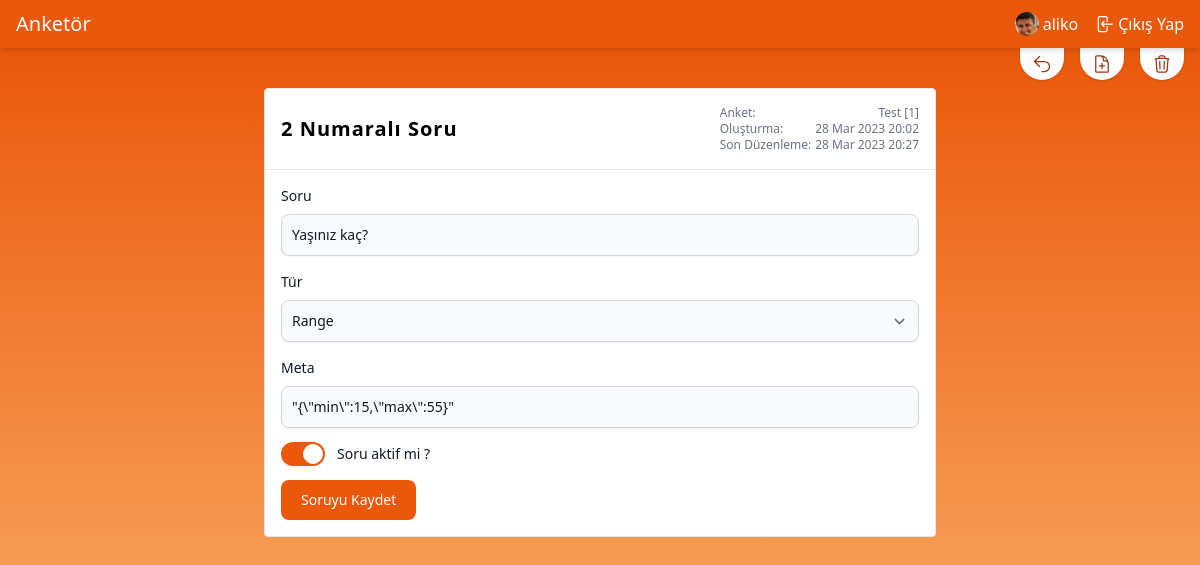
/polls/1/question/2/update (signed in), run on the app's committed database.
### apps/account/models.py (models this page shows, shortened)
class User(AbstractBaseUser, PermissionsMixin):
    email = models.EmailField(max_length=254, unique=True)
    name = models.CharField(max_length=254, null=True, blank=True)
    is_staff = models.BooleanField(default=False)
    is_superuser = models.BooleanField(default=False)
    is_active = models.BooleanField(default=True)
    last_login = models.DateTimeField(null=True, blank=True)
    date_joined = models.DateTimeField(auto_now_add=True)
    USERNAME_FIELD = 'email'
    EMAIL_FIELD = 'email'
    REQUIRED_FIELDS = ["name"]
    objects = UserManager()
    class Meta:
        verbose_name = "Kullanıcı"
        verbose_name_plural = "Kullanıcılar"

class Profile(models.Model):
    user = models.OneToOneField(User, on_delete=models.CASCADE)
    image = models.ImageField(default='profile_pictures/def_profile.jpg', upload_to='profile_pictures')
    class Meta:
        verbose_name = "Profil"
        verbose_name_plural = "Profiller"

### apps/poll/models.py (models this page shows, shortened)
class PollQuestion(models.Model):
    poll = models.ForeignKey(
        Poll,
        on_delete=models.CASCADE,
        null=True,
        blank=True
    )
    type = models.CharField(max_length=5, choices=PollQuestionChoices.get_choices(),
        default=PollQuestionChoices.get_default()
    )
    content = models.TextField()
    meta = models.CharField(null=True, blank=True, max_length=1024, default="{}")
    is_active = models.BooleanField(default=False)
    created_at = models.DateTimeField(auto_now_add=True)
    updated_at = models.DateTimeField(auto_now=True)
    def get_meta_data(self):
        return loads(self.meta)
    def set_meta_data(self, data):
        self.meta = dumps(data or "{}")
    meta_data = property(get_meta_data, set_meta_data)
    class Meta:
        ordering = ["-id"]
        verbose_name = "Anket Soruları"
        verbose_name_plural = "Anket Soruları"
        db_table = "poll_question"

class Poll(models.Model):
    author = models.ForeignKey(
        settings.AUTH_USER_MODEL,
        on_delete=models.CASCADE,
        null=True,
        blank=True
    )
    title = models.CharField(max_length=255)
    slug = models.SlugField(editable=False, null=True, blank=True, unique=True, db_index=True)
    meta_title = models.CharField(max_length=100, null=True, blank=True)
    tags = models.TextField(null=True, blank=True)
    description = models.TextField(null=True, blank=True)
    is_active = models.BooleanField(default=False)
    is_private = models.BooleanField(default=False)
    starts_at = models.DateTimeField(null=True, blank=True,
        help_text="date and time at which the poll open up for voting"
    )
    ends_at = models.DateTimeField(null=True, blank=True,
        help_text="date and time at which the poll closes for voting"
    )
    created_at = models.DateTimeField(auto_now_add=True)
    updated_at = models.DateTimeField(auto_now=True)
    class Meta:
        ordering = ["-id"]
        verbose_name = "Anket"
        verbose_name_plural = "Anketler"
        db_table = "poll"

### apps/poll/views.py (the view, shortened to what this page needs)
# urls.py: path("<int:poll_id>/question/<int:pk>/update", UpdatePollQuestion.as_view(), name="poll.question.update"),
class UpdatePollQuestion(LoginRequiredMixin, View):
    template_name = "poll/question/update.html"
    def get(self, request, pk, poll_id):
        poll_object = get_object_or_404(Poll, pk=poll_id, author=self.request.user)
        question_object = get_object_or_404(PollQuestion, pk=pk, poll_id=poll_object.id)
        return render(request, self.template_name,
            {"question": question_object, "type_choices": PollQuestionChoices.get_choices()}
        )

### apps/poll/utils.py (called while the page is built)
    @classmethod
    def get_choices(cls):
        return cls.CHOICES

### apps/poll/templates/poll/question/update.html (shortened to what this page needs)
{% extends "base.html" %}
{% block content %}
  <section id="updateQuestion" class="from-orange-600 to-orange-300 bg-gradient-to-b">
    <div class="absolute flex right-0 space-x-4 px-4">
      <div>
        <a href="{% url "poll.question.create" poll_id=question.poll.id %}" title="Geri dön"
           class="flex bg-white rounded-b-full px-3 p-1.5 hover:py-3 transition-[padding] shadow">
          <svg xmlns="http://www.w3.org/2000/svg" fill="none" viewBox="0 0 24 24" stroke-width="1.5"
               stroke="currentColor"
               class="w-5 h-5 stroke-orange-800">
            <path stroke-linecap="round" stroke-linejoin="round" d="M9 15L3 9m0 0l6-6M3 9h12a6 6 0 010 12h-3"></path>
          </svg>
        </a>
      </div>
      <div>
        <a href="{% url "poll.answer.create" poll_id=question.poll.id question_id=question.id %}"
           class="flex bg-white rounded-b-full px-3 p-1.5 hover:py-3 transition-[padding] shadow" title="Cevap ekle">
        </a>
      </div>
      <div>
        <form action="{% url "poll.question.delete" pk=question.id poll_id=question.poll.id %}" method="post"
              class="flex bg-white rounded-b-full px-3 p-1.5 hover:py-3 transition-[padding] shadow"
              title="Sil">
          <button
            onclick="return confirm('Silmek istediğine emin misin ?')"
            type="submit">
          </button>
        </form>
      </div>
    </div>
    <div class="flex flex-col items-center my-10 mx-12 space-y-4">
      <div class="bg-white border rounded max-w-2xl w-full">
        <div class="p-4 sm:flex items-center justify-between">
          <h1 class="font-semibold text-xl tracking-wider">{{ question.id }} Numaralı Soru</h1>
          <div class="flex flex-col text-xs text-gray-500">
            <span>Anket: <span
              class="float-right ml-1">{{ question.poll.title }} [{{ question.poll.id }}] </span></span>
            <span>Oluşturma: <span class="float-right ml-1">{{ question.created_at|date:"j M Y H:i" }}</span></span>
            <span>Son Düzenleme: <span class="float-right ml-1">{{ question.updated_at|date:"j M Y H:i" }}</span></span>
          </div>
        </div>
        <hr>
        <div class="p-4">
          <form method="post">
            <div class="mb-4">
              <label for="content" class="block mb-2 text-sm font-medium text-gray-900">Soru</label>
              <input type="text" id="content" name="content"
                     value="{{ question.content }}"
                     class="shadow-sm bg-gray-50 border border-gray-300 text-gray-900 text-sm rounded-lg focus:ring-orange-500 focus:border-orange-500 block w-full p-2.5"
                     placeholder="Soru" required>
            </div>
            <div class="mb-4">
              <label for="type" class="block mb-2 text-sm font-medium text-gray-900">Tür</label>
              <select id="type" name="type"
                      required
                      class="shadow-sm bg-gray-50 border border-gray-300 text-gray-900 text-sm rounded-lg focus:ring-orange-500 focus:border-orange-500 block w-full p-2.5">
                {% for choice in type_choices %}
                  <option value="{{ choice|first }}" {% if question.type == choice|first %}
                          selected {% endif %}>{{ choice|last }}</option>
                {% endfor %}
              </select>
            </div>
            <div class="mb-4">
              <label for="meta" class="block mb-2 text-sm font-medium text-gray-900">Meta</label>
              <input type="text" id="meta" name="meta"
                     value="{{ question.meta }}"
                     class="shadow-sm bg-gray-50 border border-gray-300 text-gray-900 text-sm rounded-lg focus:ring-orange-500 focus:border-orange-500 block w-full p-2.5"
                     placeholder="Meta">
            </div>
            <div class="mb-4 flex items-center h-5">
              <label class="relative inline-flex items-center cursor-pointer">
                <div
                  class="w-11 h-6 bg-gray-200 peer-focus:outline-none peer-focus:ring-4 peer-focus:ring-orange-300 rounded-full peer peer-checked:after:translate-x-full peer-checked:after:border-white after:content-[''] after:absolute after:top-[2px] after:left-[2px] after:bg-white after:border-gray-300 after:border after:rounded-full after:h-5 after:w-5 after:transition-all peer-checked:bg-orange-600"></div>
                <span class="ml-3 text-sm font-medium text-gray-900">Soru aktif mi ?</span>
              </label>
            </div>
            <button type="submit"
                    class="text-white bg-orange-600 hover:bg-orange-700 focus:ring-4 focus:outline-none focus:ring-orange-300 font-medium rounded-lg text-sm px-5 py-2.5 text-center">
              Soruyu Kaydet
            </button>
          </form>
        </div>
      </div>
    </div>
  </section>
{% endblock %}

### templates/header.html (shortened to what this page needs)
{% load static %}
<header class="sticky w-full top-0 left-0 right-0 bottom-auto z-[990] bg-orange-600 text-white shadow-md p-2.5 px-4">
  <div class="flex items-center align-middle justify-between">
    <div>
      <a href="{% url "home" %}">
        <span class="text-xl font-medium">Anketör</span>
      </a>
    </div>
    <div class="flex justify-around items-center space-x-4">
      {% if not user.is_authenticated %}
        <a class="flex items-center space-x-1 hover:underline" href="{% url 'login' %}">
          <svg xmlns="http://www.w3.org/2000/svg" fill="none" viewBox="0 0 24 24" stroke-width="1.5"
               stroke="currentColor" class="w-5 h-5">
            <path stroke-linecap="round" stroke-linejoin="round"
                  d="M17.982 18.725A7.488 7.488 0 0012 15.75a7.488 7.488 0 00-5.982 2.975m11.963 0a9 9 0 10-11.963 0m11.963 0A8.966 8.966 0 0112 21a8.966 8.966 0 01-5.982-2.275M15 9.75a3 3 0 11-6 0 3 3 0 016 0z"></path>
          </svg>
          <span class="font-sans">Giriş Yap</span>
        </a>
      {% else %}
        <a href="{% url "poll.index" %}" class="flex hover:underline items-center space-x-1">
          <img class="w-6 rounded-full" src="{{ MEDIA_URL }}{{ user.profile.image.url }}"
               alt="{{ user.name|default_if_none:user.email }} profile image">
          <span>
            {{ user.name|default_if_none:user.email }}
        </span>
        </a>
        <a class="flex items-center space-x-1 hover:underline" href="{% url 'logout' %}">
          <span class="font-sans">Çıkış Yap</span>
        </a>
      {% endif %}
    </div>
  </div>
</header>

### static/css/main.css (style rules this page uses)
html, body { height: 100%; width: 100%; margin: 0; padding: 0; }
body > main > section { flex: 1 1 auto; display: flex; flex-direction: column; }

### data on the page
User: profile.image (picture), name "aliko"
PollQuestion: id "2", poll "Test", poll.id "1", created_at "28 Mar 2023 20:02", updated_at "28 Mar 2023 20:27", content "Yaşınız kaç?", type "Range", meta "\"{\\\"min\\\":15,\\\"max\\\":55}\""
